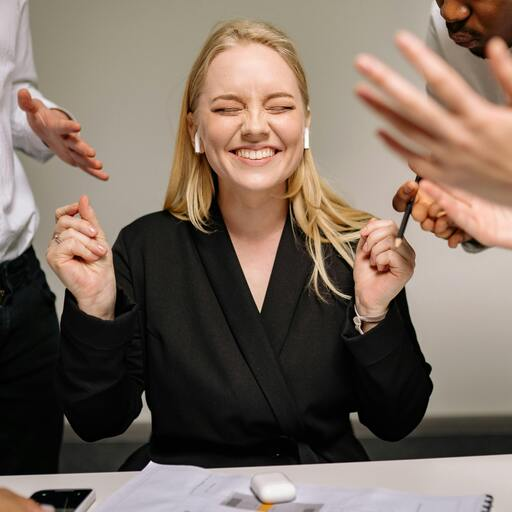
%> input picture woman.jpg, 512 x 512 px
$ octave ContrastSretching.m   (GNU Octave 9; MATLAB toolbox functions it lacks are replaced by stand-ins)
%> lines starting %> are read from the running program, lines starting %| are printed output that depends on the picture
% Contrast Stretching in MATLAB
% This code demonstrates contrast stretching on a grayscale image.
% The input image is brightened artificially before applying contrast enhancement.

clear all;
close all;
clc;

% Read and convert input image to grayscale
OriginalImage = imread('woman.jpg');
%> OriginalImage is the input picture: size 512x512x3 uint8; mean R, G, B 123.2, 107.4, 95.6
GrayImage = rgb2gray(OriginalImage);
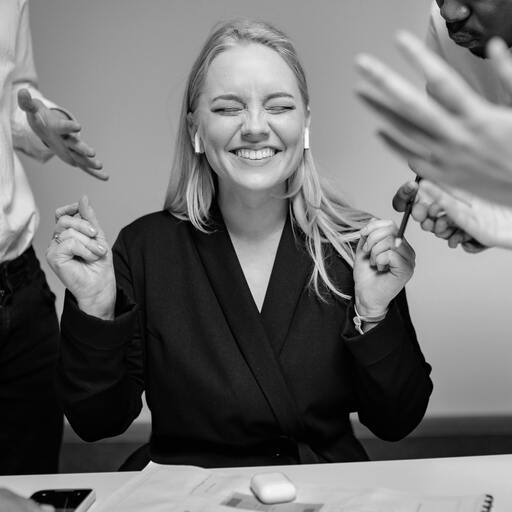
%> GrayImage: size 512x512 uint8; min 0, max 254, mean 110.8

% Artificially brighten the image for demonstration
AddedImage = imadd(GrayImage, 100); % Making the image brighter to use.
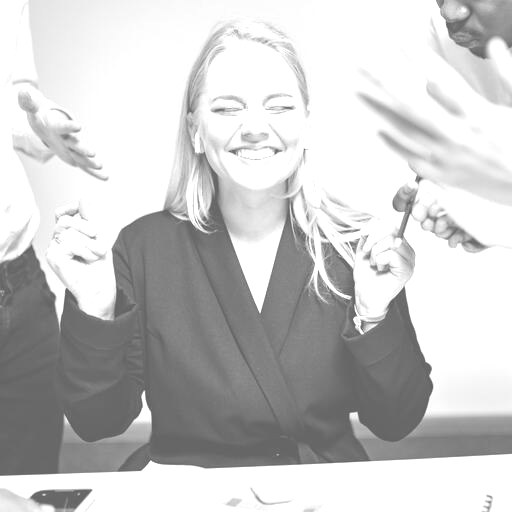
%> AddedImage: size 512x512 uint8; min 100, max 255, mean 200.3

% Stretch contrast by remapping pixel values from input range to [0.01, 0.99]
StretchedImage = imadjust(AddedImage, stretchlim(AddedImage), [0.01, 0.99]);
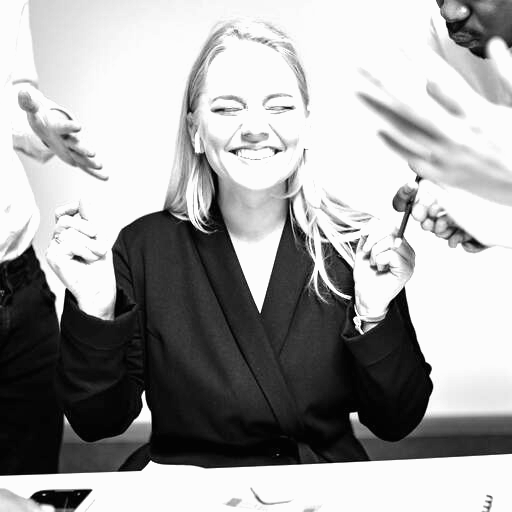
%> StretchedImage: size 512x512 uint8; min 3, max 252, mean 162.9

%figure
montage({AddedImage, StretchedImage}, 'size', [1,2]);
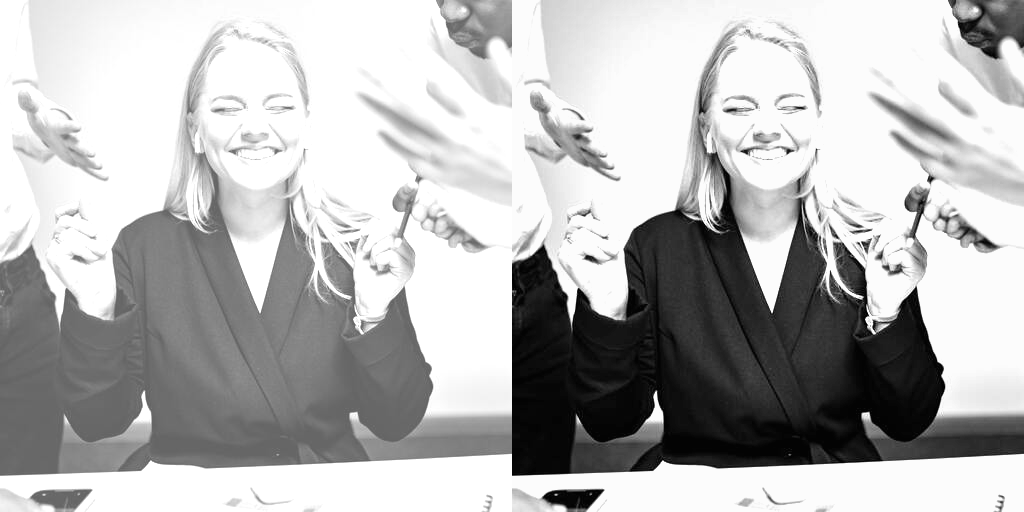
%> displayed picture: size 512x1024, on the screen's scale of 0 to 255; min 3, max 255, mean 181.6
title('Original Image (Left) | Contrast Strech Image (Right)');

$ run again, with biker.jpg copied over woman.jpg
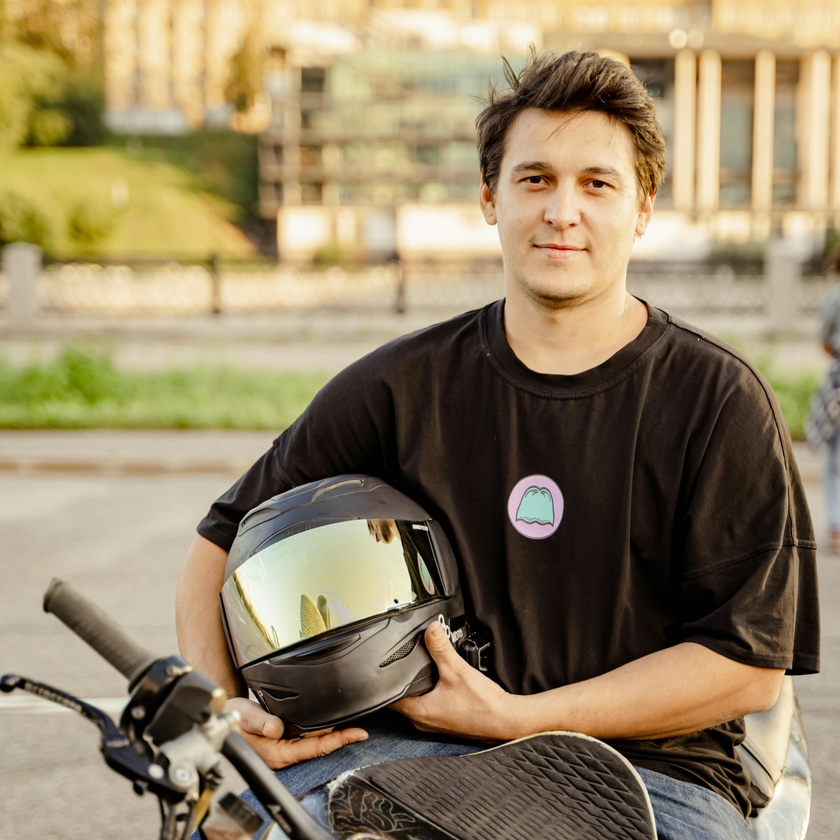
%> input picture biker.jpg, 840 x 840 px, shrunk from 3682 x 3682 before the run
%> OriginalImage is the input picture: size 840x840x3 uint8; mean R, G, B 147.8, 132.1, 102.1
%> `StretchedImage = imadjust(AddedImage, stretchlim(AddedImage), [0.01, 0..`:
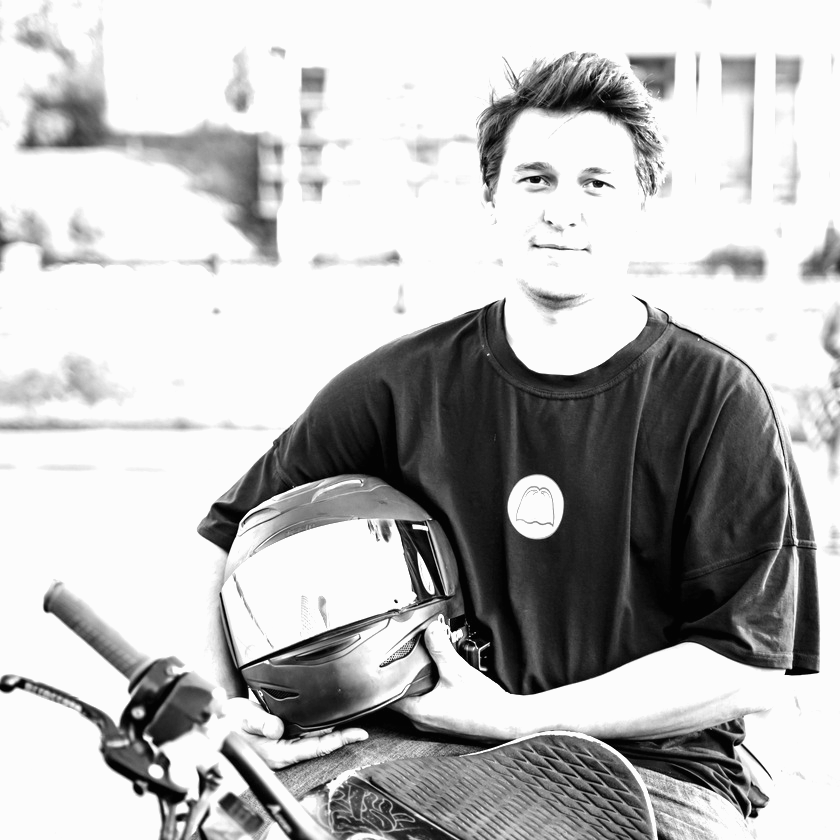
%> StretchedImage: size 840x840 uint8; min 3, max 252, mean 185.1
%> `montage({AddedImage, StretchedImage}, 'size', [1,2]);`:
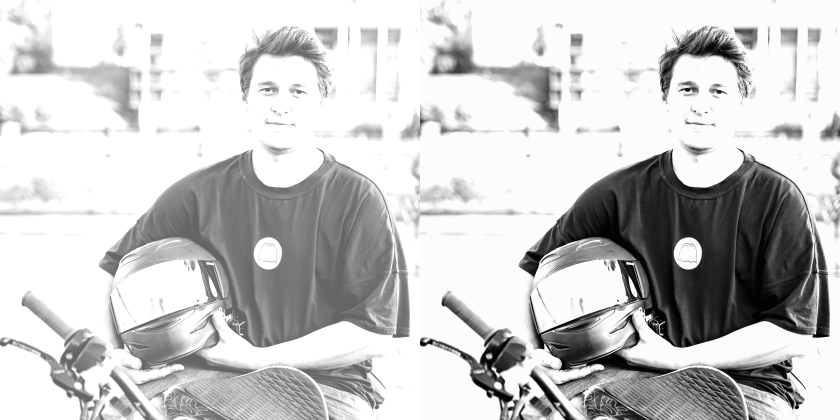
%> displayed picture: size 840x1680, on the screen's scale of 0 to 255 (shown at 1/2 size); min 3, max 255, mean 199.4

$ run again, with flower.jpg copied over woman.jpg
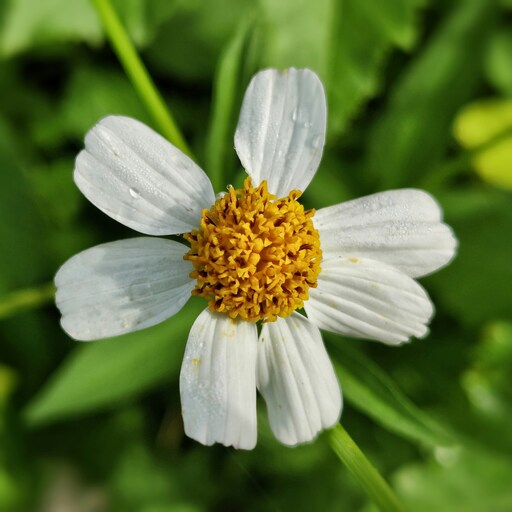
%> input picture flower.jpg, 512 x 512 px
%> OriginalImage is the input picture: size 512x512x3 uint8; mean R, G, B 96.9, 116.5, 60
%> `StretchedImage = imadjust(AddedImage, stretchlim(AddedImage), [0.01, 0..`:
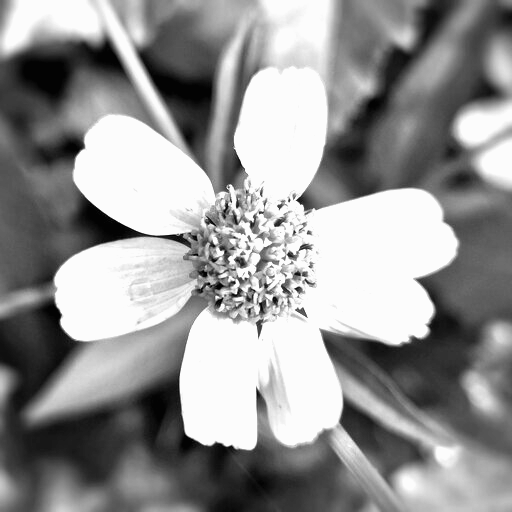
%> StretchedImage: size 512x512 uint8; min 3, max 252, mean 148.6
%> `montage({AddedImage, StretchedImage}, 'size', [1,2]);`:
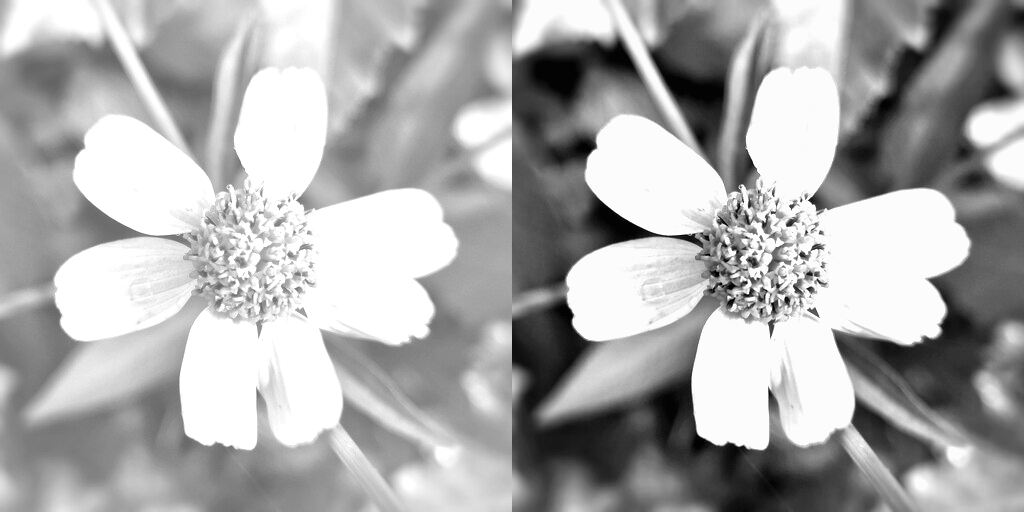
%> displayed picture: size 512x1024, on the screen's scale of 0 to 255; min 3, max 255, mean 171.7

$ run again, with lemon.jpg copied over woman.jpg
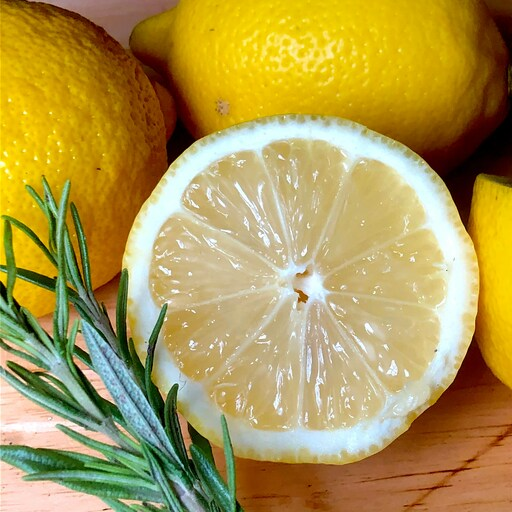
%> input picture lemon.jpg, 512 x 512 px
%> OriginalImage is the input picture: size 512x512x3 uint8; mean R, G, B 174.6, 152.7, 80.8
%> `StretchedImage = imadjust(AddedImage, stretchlim(AddedImage), [0.01, 0..`:
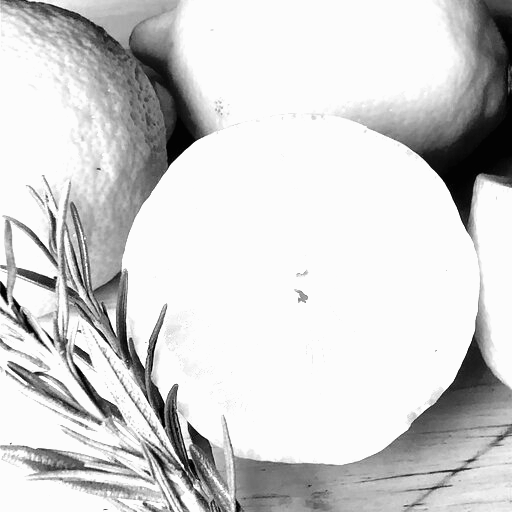
%> StretchedImage: size 512x512 uint8; min 3, max 252, mean 209.8
%> `montage({AddedImage, StretchedImage}, 'size', [1,2]);`:
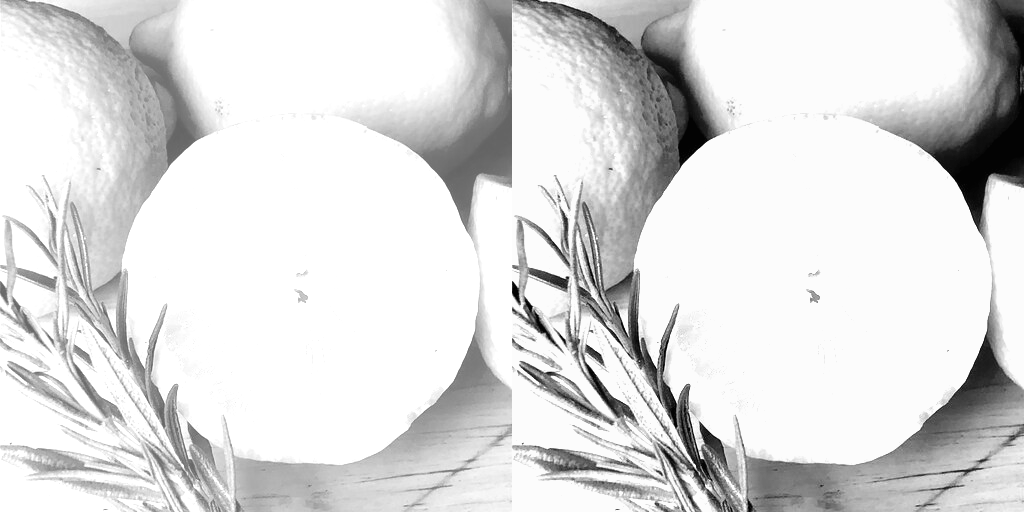
%> displayed picture: size 512x1024, on the screen's scale of 0 to 255; min 3, max 255, mean 219.9
